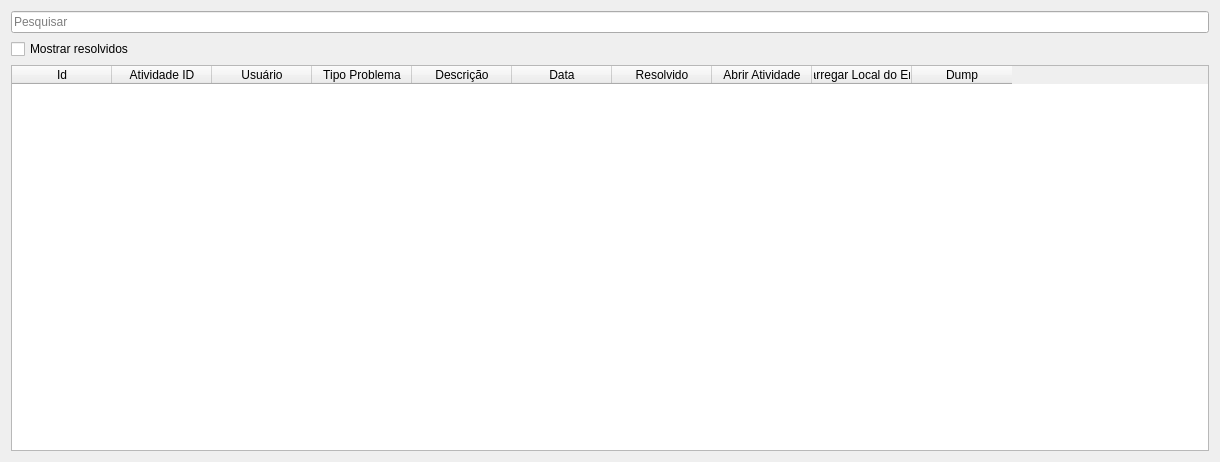
<?xml version="1.0" encoding="UTF-8"?>
<ui version="4.0">
 <class>Dialog</class>
 <widget class="QDialog" name="Dialog">
  <property name="geometry">
   <rect>
    <x>0</x>
    <y>0</y>
    <width>1220</width>
    <height>462</height>
   </rect>
  </property>
  <property name="windowTitle">
   <string>Relattório de Problemas</string>
  </property>
  <layout class="QGridLayout" name="gridLayout">
   <item row="2" column="0">
    <widget class="QTableWidget" name="tableWidget">
     <column>
      <property name="text">
       <string>Id</string>
      </property>
     </column>
     <column>
      <property name="text">
       <string>Atividade ID</string>
      </property>
     </column>
     <column>
      <property name="text">
       <string>Usuário</string>
      </property>
     </column>
     <column>
      <property name="text">
       <string>Tipo Problema</string>
      </property>
     </column>
     <column>
      <property name="text">
       <string>Descrição</string>
      </property>
     </column>
     <column>
      <property name="text">
       <string>Data</string>
      </property>
     </column>
     <column>
      <property name="text">
       <string>Resolvido</string>
      </property>
     </column>
     <column>
      <property name="text">
       <string>Abrir Atividade</string>
      </property>
     </column>
     <column>
      <property name="text">
       <string>Carregar Local do Erro</string>
      </property>
     </column>
     <column>
      <property name="text">
       <string>Dump</string>
      </property>
     </column>
    </widget>
   </item>
   <item row="0" column="0">
    <widget class="QLineEdit" name="searchLe">
     <property name="placeholderText">
      <string>Pesquisar</string>
     </property>
    </widget>
   </item>
   <item row="1" column="0">
    <widget class="QCheckBox" name="onlyFixedCkb">
     <property name="text">
      <string>Mostrar resolvidos</string>
     </property>
    </widget>
   </item>
  </layout>
 </widget>
 <resources/>
 <connections/>
</ui>
